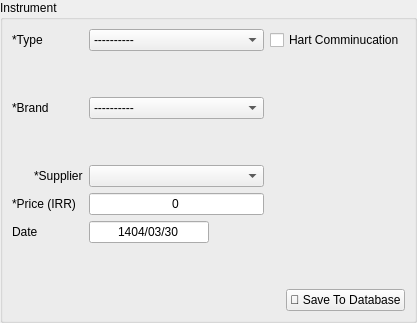
      <widget class="QWidget" name="instrument">
       <layout class="QGridLayout" name="gridLayout_8">
        <property name="leftMargin">
         <number>0</number>
        </property>
        <property name="topMargin">
         <number>0</number>
        </property>
        <property name="rightMargin">
         <number>0</number>
        </property>
        <property name="bottomMargin">
         <number>0</number>
        </property>
        <property name="spacing">
         <number>0</number>
        </property>
        <item row="0" column="0">
         <widget class="QGroupBox" name="groupBox_10">
          <property name="title">
           <string>Instrument</string>
          </property>
          <layout class="QGridLayout" name="gridLayout_20">
           <item row="5" column="3">
            <widget class="QComboBox" name="instrument_supplier_list">
             <property name="maximumSize">
              <size>
               <width>184</width>
               <height>16777215</height>
              </size>
             </property>
            </widget>
           </item>
           <item row="1" column="0" colspan="2">
            <widget class="QLabel" name="label_71">
             <property name="maximumSize">
              <size>
               <width>16777215</width>
               <height>16777215</height>
              </size>
             </property>
             <property name="text">
              <string>*Type</string>
             </property>
            </widget>
           </item>
           <item row="5" column="1">
            <widget class="QLabel" name="label_72">
             <property name="maximumSize">
              <size>
               <width>51</width>
               <height>16777215</height>
              </size>
             </property>
             <property name="text">
              <string>*Supplier</string>
             </property>
            </widget>
           </item>
           <item row="7" column="0" colspan="2">
            <widget class="QLabel" name="label_73">
             <property name="maximumSize">
              <size>
               <width>16777215</width>
               <height>16777215</height>
              </size>
             </property>
             <property name="text">
              <string>*Price (IRR)</string>
             </property>
            </widget>
           </item>
           <item row="5" column="0">
            <widget class="QPushButton" name="instrument_add_supplier_btn">
             <property name="maximumSize">
              <size>
               <width>16</width>
               <height>16</height>
              </size>
             </property>
             <property name="styleSheet">
              <string notr="true">QPushButton {
    background-color: rgba(0, 0, 0, 0); /* Fully transparent background */
    border: none;                      /* Optional: remove the border */
}
QPushButton:hover {
	color: #d3dae3;
	padding: 2px;
	background-color: #F77F00;
}

QPushButton:pressed {
	color: #d3dae3;
	padding: 2px;
	background-color: #F77F00;
}
QPushButton:pressed {
	color: #d3dae3;
	padding: 2px;
	background-color: #2c2f2f;
}</string>
             </property>
             <property name="text">
              <string/>
             </property>
             <property name="icon">
              <iconset>
               <normaloff>../../assets/plus.png</normaloff>../../assets/plus.png</iconset>
             </property>
            </widget>
           </item>
           <item row="3" column="0" colspan="2">
            <widget class="QLabel" name="label_74">
             <property name="maximumSize">
              <size>
               <width>16777215</width>
               <height>16777215</height>
              </size>
             </property>
             <property name="text">
              <string>*Brand</string>
             </property>
            </widget>
           </item>
           <item row="1" column="3">
            <widget class="QComboBox" name="instrument_type">
             <property name="maximumSize">
              <size>
               <width>184</width>
               <height>16777215</height>
              </size>
             </property>
             <item>
              <property name="text">
               <string>----------</string>
              </property>
             </item>
             <item>
              <property name="text">
               <string>Delta Pressure Transmitter</string>
              </property>
             </item>
             <item>
              <property name="text">
               <string>Delta Pressure Switch</string>
              </property>
             </item>
             <item>
              <property name="text">
               <string>Pressure Transmitter</string>
              </property>
             </item>
             <item>
              <property name="text">
               <string>Pressure Switch</string>
              </property>
             </item>
             <item>
              <property name="text">
               <string>Pressure Gauge</string>
              </property>
             </item>
             <item>
              <property name="text">
               <string>Temperature Transmitter</string>
              </property>
             </item>
             <item>
              <property name="text">
               <string>Proximity Switch</string>
              </property>
             </item>
             <item>
              <property name="text">
               <string>Speed Detector</string>
              </property>
             </item>
             <item>
              <property name="text">
               <string>Vibration Transmitter</string>
              </property>
             </item>
             <item>
              <property name="text">
               <string>Level Switch</string>
              </property>
             </item>
             <item>
              <property name="text">
               <string>Level Transmitter</string>
              </property>
             </item>
             <item>
              <property name="text">
               <string>2 Ways Manifold</string>
              </property>
             </item>
             <item>
              <property name="text">
               <string>3 Ways Manifold</string>
              </property>
             </item>
             <item>
              <property name="text">
               <string>Calibration</string>
              </property>
             </item>
            </widget>
           </item>
           <item row="2" column="3">
            <spacer name="verticalSpacer_27">
             <property name="orientation">
              <enum>Qt::Vertical</enum>
             </property>
             <property name="sizeType">
              <enum>QSizePolicy::Minimum</enum>
             </property>
             <property name="sizeHint" stdset="0">
              <size>
               <width>20</width>
               <height>40</height>
              </size>
             </property>
            </spacer>
           </item>
           <item row="4" column="3">
            <spacer name="verticalSpacer_26">
             <property name="orientation">
              <enum>Qt::Vertical</enum>
             </property>
             <property name="sizeType">
              <enum>QSizePolicy::Minimum</enum>
             </property>
             <property name="sizeHint" stdset="0">
              <size>
               <width>20</width>
               <height>40</height>
              </size>
             </property>
            </spacer>
           </item>
           <item row="7" column="3">
            <widget class="QLineEdit" name="instrument_price">
             <property name="maximumSize">
              <size>
               <width>184</width>
               <height>16777215</height>
              </size>
             </property>
             <property name="text">
              <string>0</string>
             </property>
             <property name="alignment">
              <set>Qt::AlignCenter</set>
             </property>
            </widget>
           </item>
           <item row="5" column="4" colspan="2">
            <spacer name="horizontalSpacer_10">
             <property name="orientation">
              <enum>Qt::Horizontal</enum>
             </property>
             <property name="sizeHint" stdset="0">
              <size>
               <width>40</width>
               <height>20</height>
              </size>
             </property>
            </spacer>
           </item>
           <item row="9" column="3">
            <spacer name="verticalSpacer_25">
             <property name="orientation">
              <enum>Qt::Vertical</enum>
             </property>
             <property name="sizeHint" stdset="0">
              <size>
               <width>20</width>
               <height>40</height>
              </size>
             </property>
            </spacer>
           </item>
           <item row="10" column="5" alignment="Qt::AlignRight">
            <widget class="QPushButton" name="instrument_save_btn">
             <property name="maximumSize">
              <size>
               <width>150</width>
               <height>16777215</height>
              </size>
             </property>
             <property name="text">
              <string>💾 Save To Database</string>
             </property>
            </widget>
           </item>
           <item row="3" column="3">
            <widget class="QComboBox" name="instrument_brand">
             <property name="maximumSize">
              <size>
               <width>184</width>
               <height>16777215</height>
              </size>
             </property>
             <item>
              <property name="text">
               <string>----------</string>
              </property>
             </item>
             <item>
              <property name="text">
               <string>United Electric</string>
              </property>
             </item>
             <item>
              <property name="text">
               <string>Rosemount</string>
              </property>
             </item>
             <item>
              <property name="text">
               <string>ABB</string>
              </property>
             </item>
             <item>
              <property name="text">
               <string>WIKA</string>
              </property>
             </item>
             <item>
              <property name="text">
               <string>Danfoss</string>
              </property>
             </item>
             <item>
              <property name="text">
               <string>JUMO</string>
              </property>
             </item>
             <item>
              <property name="text">
               <string>Telemecanique</string>
              </property>
             </item>
             <item>
              <property name="text">
               <string>IFM</string>
              </property>
             </item>
             <item>
              <property name="text">
               <string>Endress Hauser</string>
              </property>
             </item>
            </widget>
           </item>
           <item row="1" column="4" colspan="2">
            <widget class="QCheckBox" name="instrument_has_hart">
             <property name="text">
              <string>Hart Comminucation</string>
             </property>
            </widget>
           </item>
           <item row="8" column="0" colspan="2">
            <widget class="QLabel" name="label_88">
             <property name="maximumSize">
              <size>
               <width>73</width>
               <height>16777215</height>
              </size>
             </property>
             <property name="text">
              <string>Date</string>
             </property>
            </widget>
           </item>
           <item row="8" column="3">
            <widget class="QLineEdit" name="instrument_price_date">
             <property name="maximumSize">
              <size>
               <width>120</width>
               <height>16777215</height>
              </size>
             </property>
             <property name="text">
              <string>1404/03/30</string>
             </property>
             <property name="alignment">
              <set>Qt::AlignCenter</set>
             </property>
            </widget>
           </item>
          </layout>
         </widget>
        </item>
       </layout>
      </widget>
